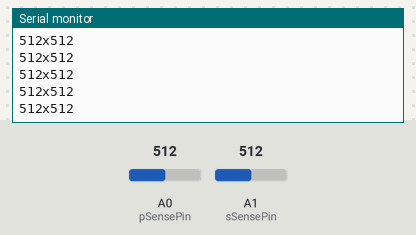
Simulated run of this sketch. Board: Arduino Uno, built with avr-gcc and run on an emulated ATmega328P. Parts: the last lines printed to the serial monitor. The inputs (shaded band) are chosen by the test bench; at power-on: A0 (pSensePin) = 512, A1 (sSensePin) = 512.

Above: at 1.2 s.
1.3 s: A0 (pSensePin) set to 984
At 2.3 s:
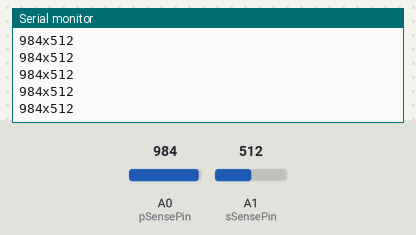
2.8 s: A0 (pSensePin) set to 1008
At 3.7 s:
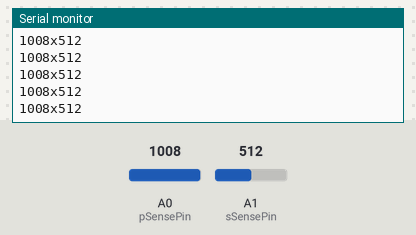
Timing chart, 0 to 5.8 s (numbered marks = the images above; inputs shaded):
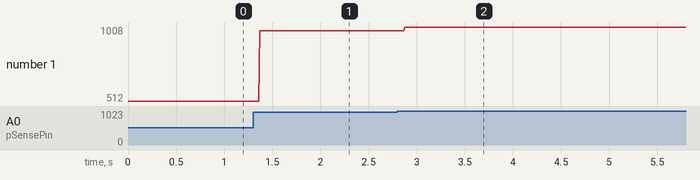

The sketch:

test.ino
```cpp
const int pSensePin = A0;  // Starboard Sensor
const int sSensePin = A1;  // Port Sensor

int pSenseValue = 0;        // value read from the port sensor
int sSenseValue = 0;        // value read from the starboard sensor

void setup() {
  // initialize serial communications at 9600 bps:
  Serial.begin(9600);
}

void loop() {
  // read the analog in value:
  pSenseValue = analogRead(pSensePin);
  sSenseValue = analogRead(sSensePin);
  // print the results to the Serial Monitor:
  Serial.print(pSenseValue);
  Serial.print('x');
  Serial.println(sSenseValue);
  // wait 2 milliseconds before the next loop for the analog-to-digital
  // converter to settle after the last reading:
  delay(2);
}
```

Measured:
- after the input at 1.3 s, the serial monitor: prints a new line after 0.07 s (image 1)
- after the input at 2.8 s, the serial monitor: prints a new line after 0.07 s (image 2)
- plotted number 1: 512 → 984 after the input at 1.3 s, 984 → 1008 after the input at 2.8 s
